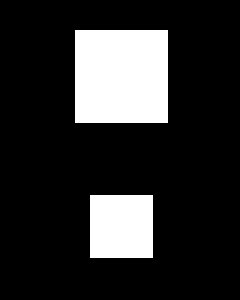
#> input picture BC/multimedia/cv10/Cv11_merkers.bmp, 80 x 100 px (shown 3 times larger)
$ python cv2.py
#> lines starting #> are read from the running program, lines starting #| are printed output that depends on the picture; after the words box and inside, x2 and y2 are one past the last pixel; in counts of white or black regions, pixels touching at a corner belong together
import numpy as np
import cv2
import matplotlib.pyplot as plt


def calculate_closest_factors(c: int):
    """Calculate the closest two factors of c.

    Returns:
      [int, int]: The two factors of c that are closest; in other words, the
        closest two integers for which a*b=c. If c is a perfect square, the
        result will be [sqrt(c), sqrt(c)]; if c is a prime number, the result
        will be [1, c]. The first number will always be the smallest, if they
        are not equal.
    """
    if c//1 != c:
        raise TypeError("c must be an integer.")

    a, b, i = 1, c, 0
    while a < b:
        i += 1
        if c % i == 0:
            a = i
            b = c // a

    return [b, a]


def encode_with_erosion(path):
#> called with path = 'Cv11_merkers.bmp'
    image = cv2.imread(path, cv2.IMREAD_GRAYSCALE) / 255
#> image: shape (100, 80) float64; values 0 (black) and 1 (white), 17.5% white; 2 white regions, box (x1, y1, x2, y2) and area: (25, 10, 56, 41) 961, (30, 65, 51, 86) 441
    kernel = np.ones((3, 3), np.uint8)
    half_height = image.shape[0] // 2
#> half_height = 50

    # Analyzed elements in the image - top and bottom half of the image
    features = [image[:half_height, :], image[half_height:, :]]

    # Dictionary of graphs that will be drawn at the end of the procedure.
    plots = {
        "Image": image,
    }

    # Analysis of elements
    for index, feature in enumerate(features):
        # Number of element coordinates - we assume that there will be only one at the end
        coordinates_count = len(feature)
        # Number of erosion iterations
        iterations = 0
        # Copy of the image for gradual erosion
        encoded_image = feature.copy()

        # Find the number of iterations needed for encoding
        while True:
            # Encoding using erosion
            temporary_image = cv2.erode(encoded_image, kernel)
            # Updating the number of coordinates
            coordinates_count = len(np.column_stack(np.where(temporary_image != 0)))

            # If we have lost the information about the marks (i.e., erosion has removed everything)
            # Then we break it and leave the old results
            if coordinates_count == 0:
                break

            # If there are still coordinates left, we add an iteration and set the interim result
            iterations += 1
            encoded_image = temporary_image

        # Adding the encoded image to the graphs
        plots[f"Part {index} - Encoded"] = encoded_image

        # Getting the coordinates of the marks
        coordinates = np.column_stack(np.where(encoded_image != 0))

        print("-------------------------------------------------------")
        print(f"Coordinates index (part {index}): {coordinates[0]}")
        print(f"Iteration count: {iterations}")
        print("-------------------------------------------------------")

        # Decoding using dilation
        decoded_image = cv2.dilate(encoded_image, kernel, iterations=iterations)
        plots[f"Part {index} - Decoded"] = decoded_image
#> this loop made 2 passes
#> coordinates on passes 1 to 2: [[25, 40]], [[25, 40]]
#| -------------------------------------------------------
#| Coordinates index (part 0): [25 40]
#| Iteration count: 15
#| -------------------------------------------------------
#| -------------------------------------------------------
#| Coordinates index (part 1): [25 40]
#| Iteration count: 10
#| -------------------------------------------------------
#> pass 1, in encode_with_erosion, `encoded_image = feature.copy()`:
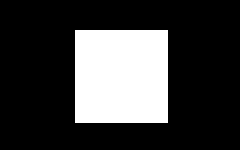
#> encoded_image: shape (50, 80) float64 (shown 3 times larger); values 0 (black) and 1 (white), 24% white; 1 white region, box (x1, y1, x2, y2) and area: (25, 10, 56, 41) 961
#> pass 2, in encode_with_erosion, `encoded_image = feature.copy()`:
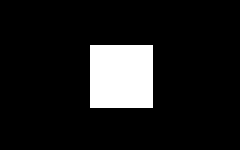
#> encoded_image: shape (50, 80) float64 (shown 3 times larger); values 0 (black) and 1 (white), 11% white; 1 white region, box (x1, y1, x2, y2) and area: (30, 15, 51, 36) 441
#> after the loop:
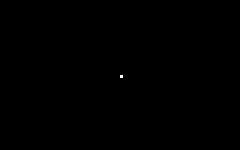
#> encoded_image: shape (50, 80) float64 (shown 3 times larger); values 0 (black) and 1 (white), 0.03% white in thin lines or dots, all inside (x1, y1, x2, y2) = (40, 25, 41, 26)
#> after the loop, plots = 5 items

    plt.figure("Erosion and Dilation")

    # Create figures for each image
    for label, image_data in plots.items():
        plt.figure()  # Create a new figure for each image
        plt.title(label)
        plt.imshow(image_data, cmap="gray")
        plt.axis("off")

        # Rotate x-axis labels
        plt.xticks(rotation=45)

        # Show the window with the current image
        plt.show()
#> this loop made 5 passes
#> label on passes 1 to 5: 'Image', 'Part 0 - Encoded', 'Part 0 - Decoded', 'Part 1 - Encoded', 'Part 1 - Decoded'

    # Combine the two images feature 0 and feature 1
    # and display the result
    plt.figure("Combined")
    plt.title("Combined")
    plt.imshow(np.vstack((plots["Part 0 - Decoded"], plots["Part 1 - Decoded"])), cmap="gray")
    plt.axis("off")
    plt.xticks(rotation=45)
    plt.show()


if __name__ == "__main__":
    encode_with_erosion("Cv11_merkers.bmp")
